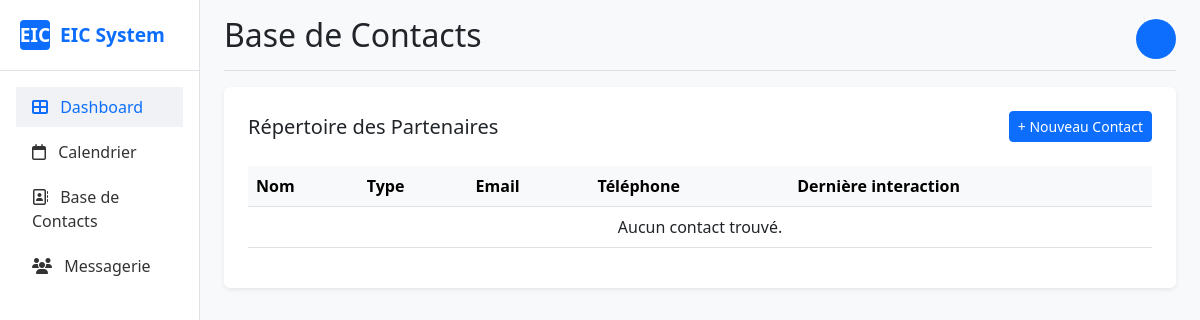
Before: /contacts/ with the older database file.
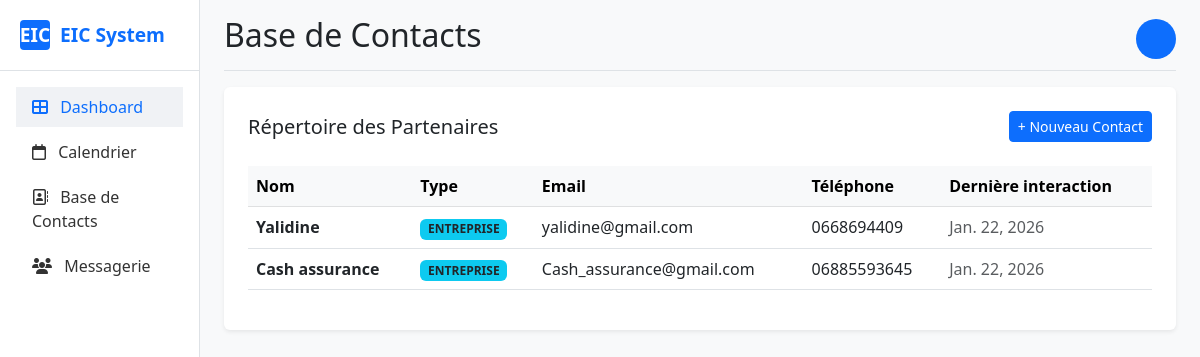
After: the same page with the newer database file.
### contacts/models.py (models this page shows, shortened)
class Contact(models.Model):
    TYPE_CHOICES = [
        ('ENTREPRISE', 'Entreprise'),
        ('PARTENAIRE', 'Partenaire'),
        ('INTERVENANT', 'Intervenant'),
    ]
    nom = models.CharField(max_length=100)
    type_contact = models.CharField(max_length=20, choices=TYPE_CHOICES)
    email = models.EmailField()
    telephone = models.CharField(max_length=20)
    derniere_interaction = models.DateField(auto_now=True)

### contacts/views.py (the view)
# urls.py: path('', views.liste_contacts, name='liste_contacts'),
def liste_contacts(request):
    contacts = Contact.objects.all()
    return render(request, 'contacts/liste_contacts.html', {'contacts': contacts})

### contacts/templates/contacts/liste_contacts.html
{% extends 'base.html' %}
{% block title %}Base de Contacts{% endblock %}
{% block content %}
<div class="card border-0 shadow-sm p-4">
    <div class="d-flex justify-content-between align-items-center mb-4">
        <h5 class="mb-0">Répertoire des Partenaires</h5>
        <button class="btn btn-primary btn-sm">+ Nouveau Contact</button>
    </div>
    <div class="table-responsive">
        <table class="table table-hover align-middle">
            <thead class="table-light">
                <tr>
                    <th>Nom</th>
                    <th>Type</th>
                    <th>Email</th>
                    <th>Téléphone</th>
                    <th>Dernière interaction</th>
                </tr>
            </thead>
            <tbody>
                {% for c in contacts %}
                <tr>
                    <td class="fw-bold">{{ c.nom }}</td>
                    <td><span class="badge bg-info text-dark">{{ c.type_contact }}</span></td>
                    <td>{{ c.email }}</td>
                    <td>{{ c.telephone }}</td>
                    <td class="text-muted">{{ c.derniere_interaction }}</td>
                </tr>
                {% empty %}
                <tr>
                    <td colspan="5" class="text-center">Aucun contact trouvé.</td>
                </tr>
                {% endfor %}
            </tbody>
        </table>
    </div>
</div>
{% endblock %}

Changed rows visible on the page:
added Contact: nom "Yalidine", type_contact "ENTREPRISE", email "yalidine@gmail.com", telephone "0668694409", derniere_interaction "Jan. 22, 2026"
added Contact: nom "Cash assurance", type_contact "ENTREPRISE", email "Cash_assurance@gmail.com", telephone "06885593645", derniere_interaction "Jan. 22, 2026"
Other visible differences:
text no longer shown: "Aucun contact trouvé."
